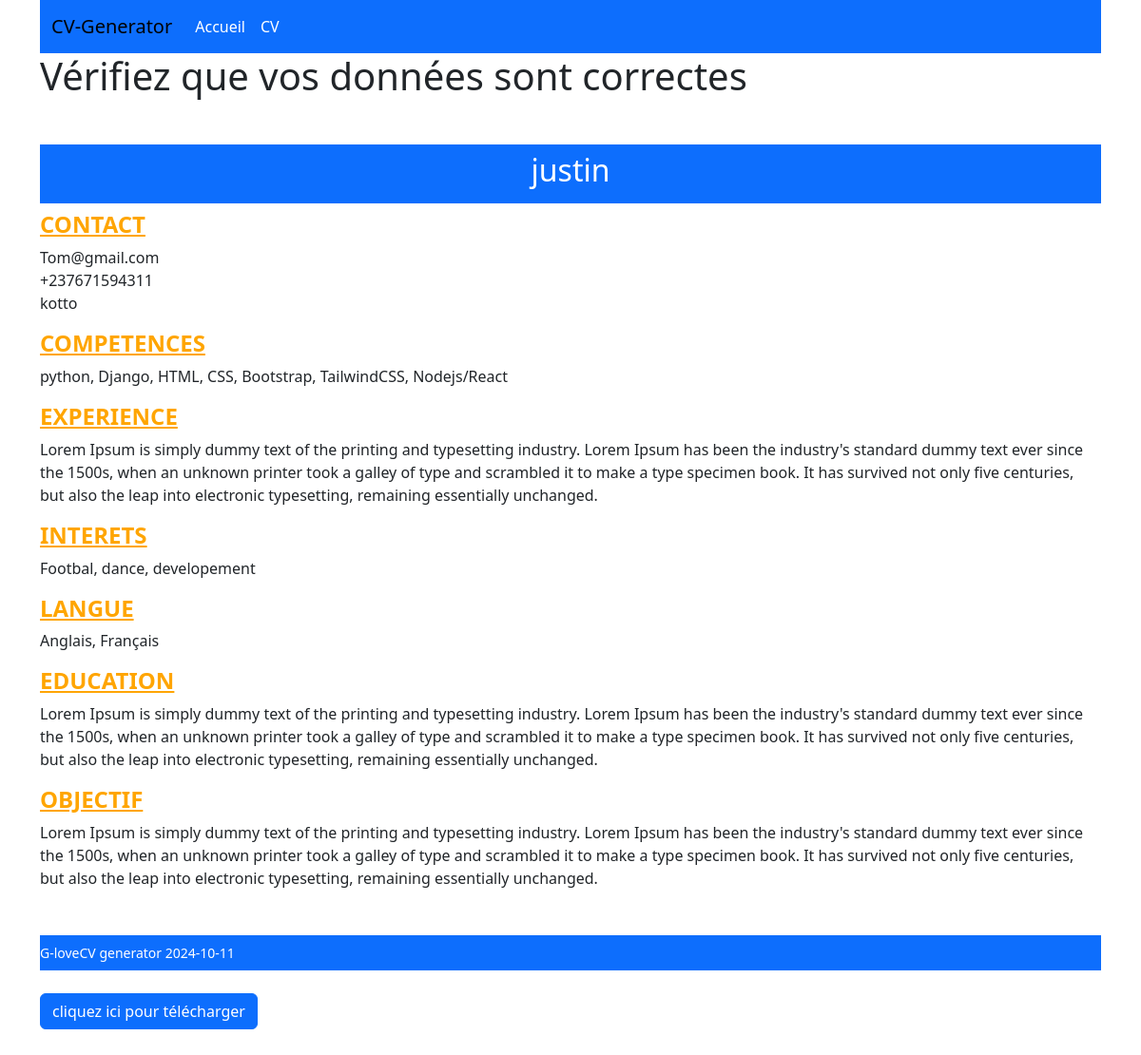
The app's page /verification/, older data.
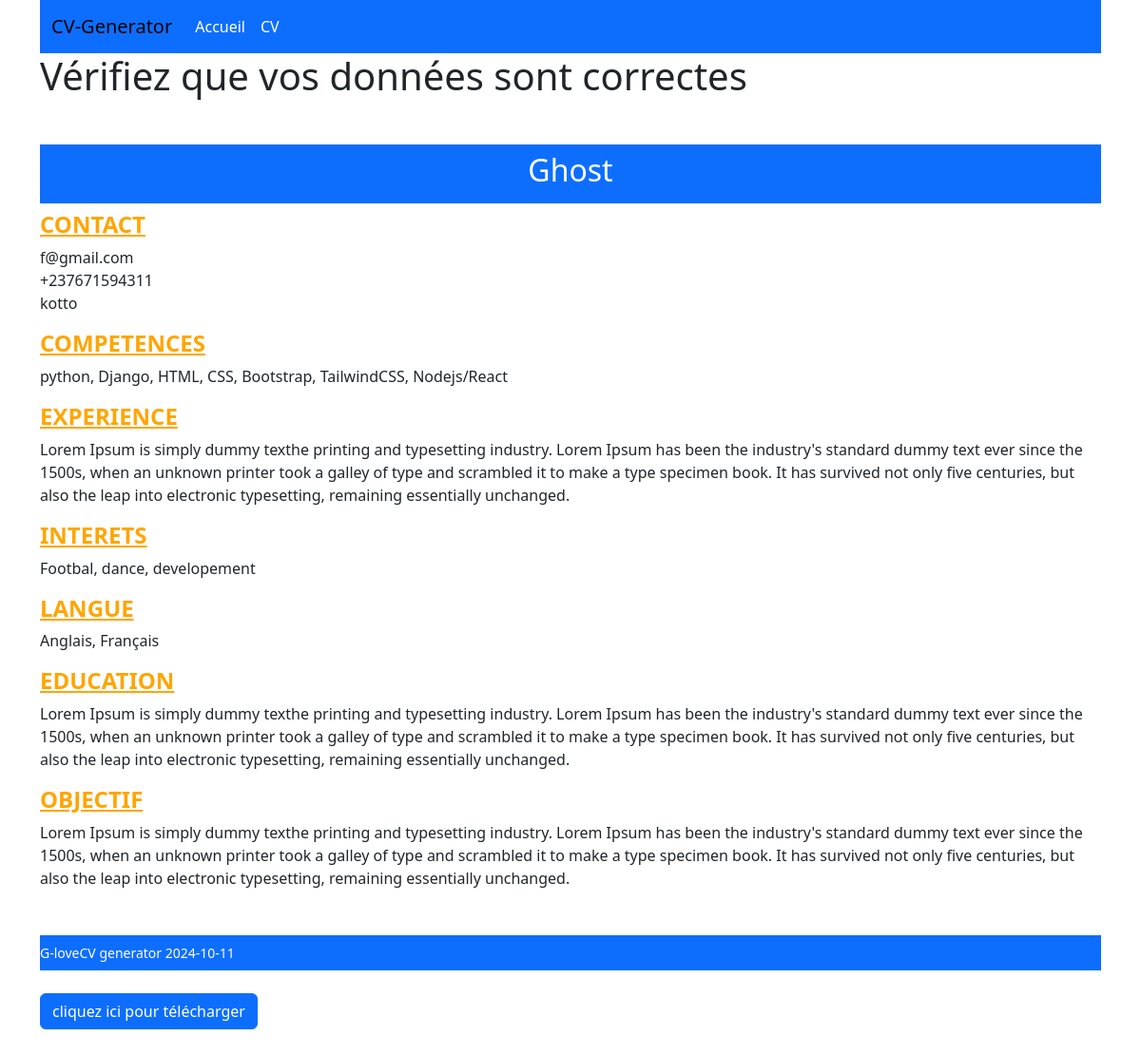
The same page, newer data.
### pdf/models.py (models this page shows, shortened)
class Profile(models.Model):
    name = models.CharField(max_length=200)
    email = models.EmailField()
    phone = models.CharField(max_length=100)
    address = models.CharField(max_length=200)
    competance = models.CharField(max_length=1000)
    langue = models.CharField(max_length=500)
    interet = models.CharField(max_length=500)
    objectif = models.TextField()
    experience = models.TextField()
    education = models.TextField()
    projet = models.TextField()
    date_added = models.DateTimeField(auto_now_add=True)
    class Meta:
        ordering = ['-date_added']
    def get_absolute_url(self):
        return reverse("download", kwargs={"id": self.id})

### pdf/views.py (the view)
# urls.py: path("verification/", views.verification, name="verification"),
def verification(request):
    profile = Profile.objects.latest("id")
    return render(request, "pdf/verification.html", {"profile":profile})

### pdf/templates/pdf/verification.html (shortened to what this page needs)
{% extends "pdf/base.html" %}
{% block content %}
<h1>Vérifiez que vos données sont correctes</h1>
<nav class=" mt-5 p-2 mb-2 bg-primary">
    <h2 class="text-white text-center">{{ profile.name }}</h2>
</nav>
<h4 class="title">CONTACT</h4>
<p>{{ profile.email }} <br> {{ profile.phone }} <br> {{ profile.address }}</p>
<h4 class="title">COMPETENCES</h4>
<p>{{ profile.competance }}</p>
<h4 class="title">EXPERIENCE</h4>
<p>{{ profile.experience }}</p>
<h4 class="title">INTERETS</h4>
<p>{{ profile.interet }}</p>
<h4 class="title">LANGUE</h4>
<p>{{ profile.langue }}</p>
<h4 class="title">EDUCATION</h4>
<p>{{ profile.education }}</p>
<h4 class="title">OBJECTIF</h4>
<p>{{ profile.objectif }}</p>
<nav class="navbar navbar-expand-lg mt-5 navbar-light bg-primary">
    <small class="text-white">G-loveCV generator {% now "Y-m-d" %}</small>
</nav>
<br>
<a href="{{ profile.get_absolute_url }}" class="btn btn-primary text-white mb-5">cliquez ici pour télécharger</a>
{% endblock content %}

Row changes from the older to the newer data that the page shows:
no longer on this page (row unchanged): Profile: name "justin", email "Tom@gmail.com", phone "+237671594311", address "kotto", competance "python, Django, HTML, CSS, Bootstrap, TailwindCSS, Nodejs/React", experience "Lorem Ipsum is simply dummy text of the printing and typesetting industry. Lorem Ipsum has been the industry's standard dummy text ever since the 1500s, when an unknown printer took a galley of type and scrambled it to make a type specimen book. It has survived not only five centuries, but also the leap into electronic typesetting, remaining essentially unchanged.", interet "Footbal, dance, developement", langue "Anglais, Français", education "Lorem Ipsum is simply dummy text of the printing and typesetting industry. Lorem Ipsum has been the industry's standard dummy text ever since the 1500s, when an unknown printer took a galley of type and scrambled it to make a type specimen book. It has survived not only five centuries, but also the leap into electronic typesetting, remaining essentially unchanged.", objectif "Lorem Ipsum is simply dummy text of the printing and typesetting industry. Lorem Ipsum has been the industry's standard dummy text ever since the 1500s, when an unknown printer took a galley of type and scrambled it to make a type specimen book. It has survived not only five centuries, but also the leap into electronic typesetting, remaining essentially unchanged."
added Profile: name "Ghost", email "f@gmail.com", phone "+237671594311", address "kotto", competance "python, Django, HTML, CSS, Bootstrap, TailwindCSS, Nodejs/React", experience "Lorem Ipsum is simply dummy texthe printing and typesetting industry. Lorem Ipsum has been the industry's standard dummy text ever since the 1500s, when an unknown printer took a galley of type and scrambled it to make a type specimen book. It has survived not only five centuries, but also the leap into electronic typesetting, remaining essentially unchanged.", interet "Footbal, dance, developement", langue "Anglais, Français", education "Lorem Ipsum is simply dummy texthe printing and typesetting industry. Lorem Ipsum has been the industry's standard dummy text ever since the 1500s, when an unknown printer took a galley of type and scrambled it to make a type specimen book. It has survived not only five centuries, but also the leap into electronic typesetting, remaining essentially unchanged.", objectif "Lorem Ipsum is simply dummy texthe printing and typesetting industry. Lorem Ipsum has been the industry's standard dummy text ever since the 1500s, when an unknown printer took a galley of type and scrambled it to make a type specimen book. It has survived not only five centuries, but also the leap into electronic typesetting, remaining essentially unchanged."
